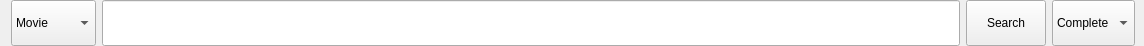
<?xml version="1.0" encoding="UTF-8"?>
<ui version="4.0">
 <class>Form</class>
 <widget class="QWidget" name="Form">
  <property name="geometry">
   <rect>
    <x>0</x>
    <y>0</y>
    <width>1144</width>
    <height>46</height>
   </rect>
  </property>
  <property name="windowTitle">
   <string>Form</string>
  </property>
  <layout class="QHBoxLayout" name="horizontalLayout">
   <property name="topMargin">
    <number>0</number>
   </property>
   <property name="rightMargin">
    <number>9</number>
   </property>
   <property name="bottomMargin">
    <number>0</number>
   </property>
   <item>
    <widget class="QComboBox" name="comboBox_Type">
     <property name="sizePolicy">
      <sizepolicy hsizetype="Preferred" vsizetype="Preferred">
       <horstretch>0</horstretch>
       <verstretch>0</verstretch>
      </sizepolicy>
     </property>
     <property name="minimumSize">
      <size>
       <width>0</width>
       <height>30</height>
      </size>
     </property>
     <item>
      <property name="text">
       <string>Movie</string>
      </property>
     </item>
     <item>
      <property name="text">
       <string>Segments</string>
      </property>
     </item>
     <item>
      <property name="text">
       <string>Stills</string>
      </property>
     </item>
    </widget>
   </item>
   <item>
    <widget class="QLineEdit" name="lineEdit_Query">
     <property name="sizePolicy">
      <sizepolicy hsizetype="Expanding" vsizetype="Preferred">
       <horstretch>0</horstretch>
       <verstretch>0</verstretch>
      </sizepolicy>
     </property>
     <property name="minimumSize">
      <size>
       <width>0</width>
       <height>30</height>
      </size>
     </property>
     <property name="maximumSize">
      <size>
       <width>1000</width>
       <height>16777215</height>
      </size>
     </property>
    </widget>
   </item>
   <item>
    <widget class="QPushButton" name="btn_Search">
     <property name="sizePolicy">
      <sizepolicy hsizetype="Minimum" vsizetype="Preferred">
       <horstretch>0</horstretch>
       <verstretch>0</verstretch>
      </sizepolicy>
     </property>
     <property name="minimumSize">
      <size>
       <width>0</width>
       <height>30</height>
      </size>
     </property>
     <property name="text">
      <string>Search</string>
     </property>
    </widget>
   </item>
   <item>
    <widget class="QComboBox" name="comboBox_Corpus">
     <property name="sizePolicy">
      <sizepolicy hsizetype="Preferred" vsizetype="Preferred">
       <horstretch>0</horstretch>
       <verstretch>0</verstretch>
      </sizepolicy>
     </property>
     <property name="minimumSize">
      <size>
       <width>0</width>
       <height>30</height>
      </size>
     </property>
     <item>
      <property name="text">
       <string>Complete</string>
      </property>
     </item>
    </widget>
   </item>
  </layout>
 </widget>
 <resources/>
 <connections/>
</ui>
